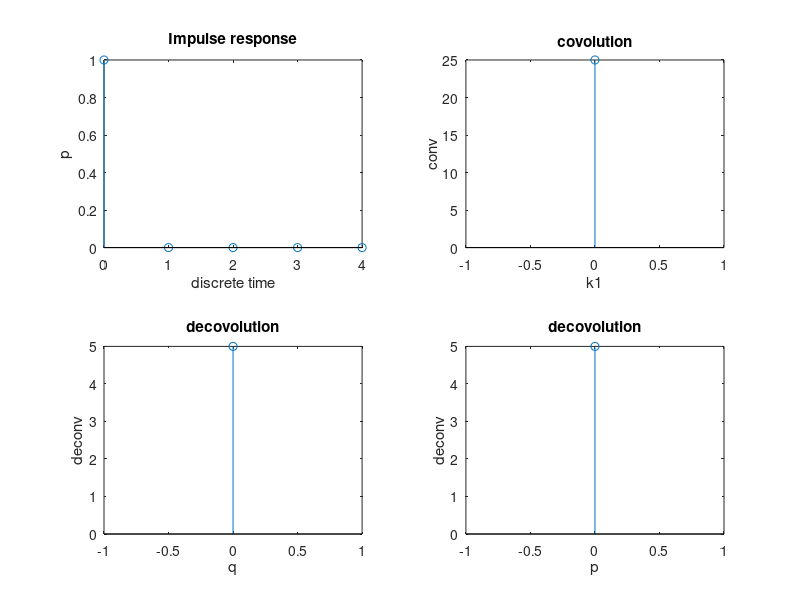

The MATLAB source for this figure:
clc;
close all;
clear all;

n = input('Enter length of sequence of transfer fxn');
seq1 = 0 : n-1;

%Impulse response
l1=length(seq1);
p = input('Enter p vector');

l2=length(seq1);
q = input('Enter q vector');

%Impulse Signal
x = [1 zeros(1,length(seq1)-1)];

%Impulse Response
y = filter(p,q,x);

%Time Field for Impulse Response
k = 0:length(seq1)-1;

disp(y);

subplot(2,2,1);
stem(k,y);
xlabel('discrete time');
ylabel('p');
title('Impulse response');


%Convolution

c1 = conv(p,q);
disp('Linear conv of 2 seq');
disp(c1);

k1 = 0 : length(c1)-1;
subplot(222);
stem(k1,c1);
xlabel('k1');
ylabel('conv');
title('covolution');

%Deconv
[y,z] = deconv(c1,p);
disp('Linear deconv of 2 seq');
disp(y);
disp(z);
 
k2=0:length(y)-1;
subplot(223);
stem(k2,y);
xlabel('q');
ylabel('deconv');
title('decovolution');

[y,z] = deconv(c1,q);
disp('Linear deconv of 2 seq');
disp(y);
disp(z);
 
k2=0:length(y)-1;
subplot(224);
stem(k2,y);
xlabel('p');
ylabel('deconv');
title('decovolution');